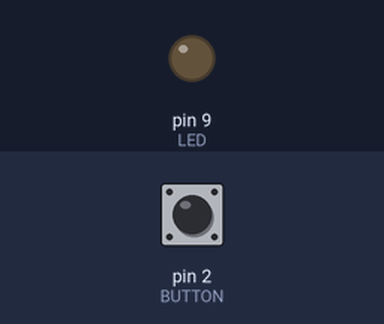
The sketch below on a simulated Arduino Uno, built with avr-gcc and run on an emulated ATmega328P. Parts: output pins drawn as LEDs (lit = HIGH). The inputs (shaded band) are chosen by the test bench; at power-on: pin 2 (BUTTON) LOW.

Above: at 1.2 s.
1.3 s: pin 2 (BUTTON) pulled HIGH for 0.15 s
At 3.47 s:
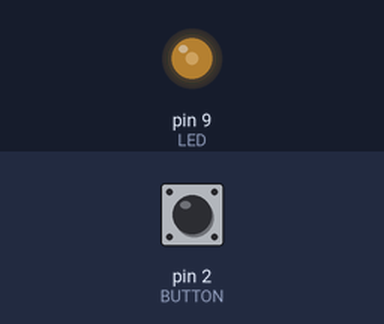
Timing chart, 0 to 10.3 s (numbered marks = the images above; inputs shaded):
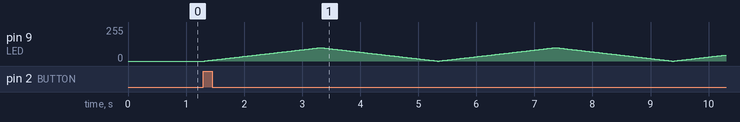

The sketch:

SmoothLEDBrightness.ino
```cpp
#define BUTTON 2
#define LED 9

bool hasBegun = false;
int currentOutput;
bool direction = true;

void setup() {
  Serial.begin(9600);

  currentOutput = 0;
  pinMode(LED, OUTPUT);
  analogWrite(LED, 0);

  pinMode(BUTTON, INPUT);
}

void loop() {

  if(!hasBegun){

    if(digitalRead(BUTTON) == HIGH){
    hasBegun = true;
    }

    return;
  }


  currentOutput += direction ? 1 : -1;

  if(currentOutput > 100){
    currentOutput = 100;
    direction = false;
    }
  else if(currentOutput < 0){
    currentOutput = 0;
    direction = true;
  }

  delay(20);

  analogWrite(LED, currentOutput);
}
```
